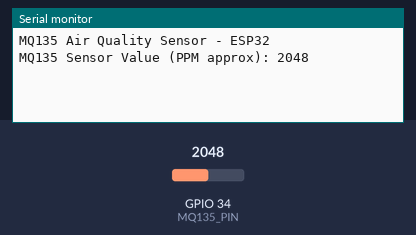
The sketch below on a simulated ESP32. On the bench: the last lines printed to the serial monitor. The test bench sets the inputs (shaded band); at power-on: GPIO 34 (MQ135_PIN) = 2048.

Above: at 2.2 s.
2.3 s: GPIO 34 (MQ135_PIN) set to 2866
At 3.6 s:
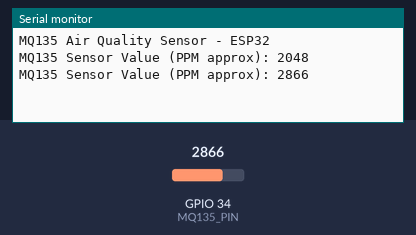
5.0 s: GPIO 34 (MQ135_PIN) set to 3603
At 6.4 s:
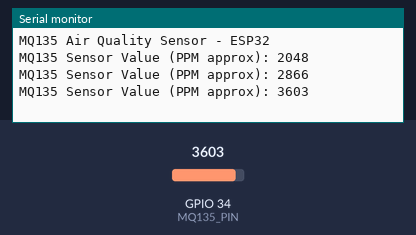
Timing chart, 0 to 8.0 s (numbered marks = the images above; inputs shaded):
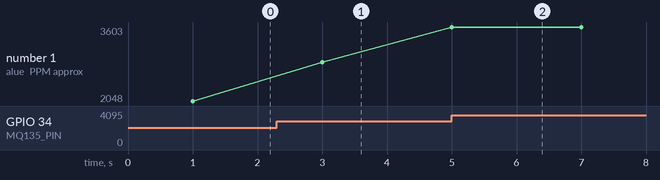

The sketch:

esp32_mq.ino
```cpp
#define MQ135_PIN 34  // Analog pin on ESP32 connected to MQ135 sensor

void setup() {
  Serial.begin(115200);
  delay(1000);
  Serial.println("MQ135 Air Quality Sensor - ESP32");
}

void loop() {
  int mq135Value = analogRead(MQ135_PIN);  // Read analog value from MQ135

  Serial.print("MQ135 Sensor Value (PPM approx): ");
  Serial.println(mq135Value);

  delay(2000);  // Delay for 2 seconds before next reading
}
```

Measured:
- after the input at 2.3 s, the serial monitor: prints a new line after 0.70 s (image 1)
- after the input at 5.0 s, the serial monitor: prints a new line at once (image 2)
- plotted number 1: 2048 → 2866 after the input at 2.3 s, 2866 → 3603 after the input at 5.0 s
